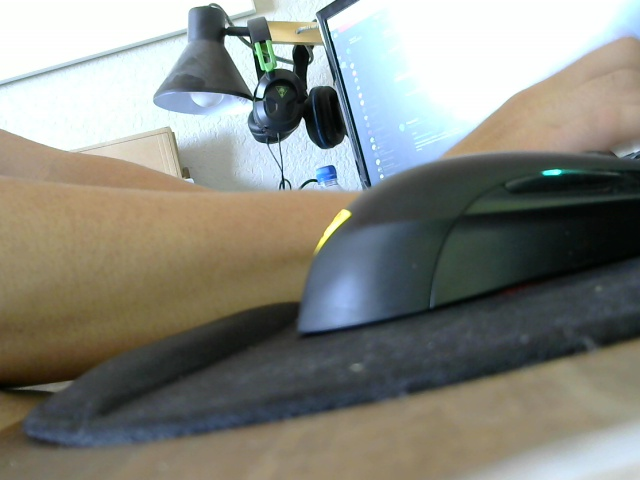
#> input picture feed.jpg, 640 x 480 px, given in place of the camera
$ python openWebcam.py
#> lines starting #> are read from the running program, lines starting #| are printed output that depends on the picture; after the words box and inside, x2 and y2 are one past the last pixel; in counts of white or black regions, pixels touching at a corner belong together
import numpy as np
import cv2
import RPi.GPIO as GPIO


def nothing(x):
    pass

GPIO.setmode(GPIO.BOARD)
GPIO.setup(16, GPIO.OUT)
GPIO.setup(8, GPIO.OUT)

cap = cv2.VideoCapture(1)

frame_width = 640
frame_height = 480
frame_center = 240
cap.set(3, frame_width)
cap.set(4, frame_height)


# Setting up Trackbars
cv2.namedWindow('Control Panel')  # makes a control panel
cv2.createTrackbar('Hue', 'Control Panel', 112, 180, nothing)  # default 0 205 255 69 8 12
cv2.createTrackbar('Sat', 'Control Panel', 114, 255, nothing)
cv2.createTrackbar('Val', 'Control Panel', 255, 255, nothing)
cv2.createTrackbar('Hrange', 'Control Panel', 67, 127, nothing)
cv2.createTrackbar('Srange', 'Control Panel', 51, 127, nothing)
cv2.createTrackbar('Vrange', 'Control Panel', 0, 127, nothing)

while (True):
    # Capture frame-by-frame
    ret, frame = cap.read()
#> frame is the input picture: shape (480, 640, 3); mean B, G, R 127.4, 135.1, 133.7

    # Converting frame to hsv
    hsv = cv2.cvtColor(frame, cv2.COLOR_BGR2HSV)
#> hsv: shape (480, 640, 3); mean H, S, V 59, 56.4, 144.6

    # Making the trackbars have actual value
    hue = cv2.getTrackbarPos('Hue', 'Control Panel')
    sat = cv2.getTrackbarPos('Sat', 'Control Panel')
    val = cv2.getTrackbarPos('Val', 'Control Panel')
    hrange = cv2.getTrackbarPos('Hrange', 'Control Panel')
    srange = cv2.getTrackbarPos('Srange', 'Control Panel')
    vrange = cv2.getTrackbarPos('Vrange', 'Control Panel')

    # Settting the pixels that have a certain value *cough*discrimination*cough*
    colorLower = (hue - hrange, sat - srange, val - vrange)
    colorUpper = (hue + hrange, sat + srange, val + vrange)

    # masking out the right pixels and finding countours
    mask = cv2.inRange(hsv, colorLower, colorUpper)
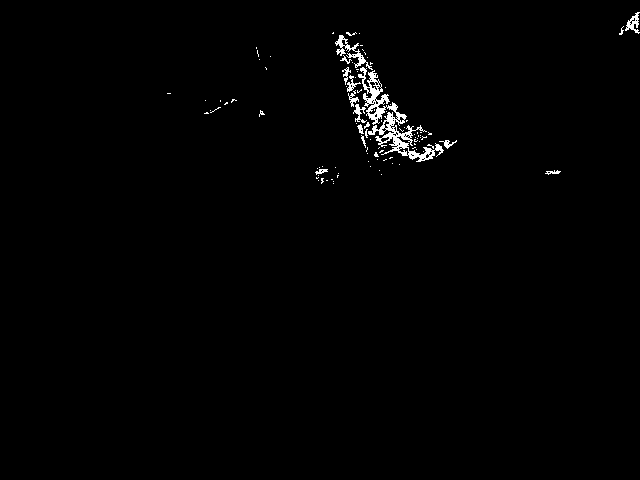
#> mask: shape (480, 640); 1% white in thin lines or dots, all inside (x1, y1, x2, y2) = (167, 12, 640, 184)
    cnts = cv2.findContours(mask.copy(), cv2.RETR_EXTERNAL, cv2.CHAIN_APPROX_SIMPLE)[-2]
#> cnts = 99 contours, 88 with area under 20; largest, box (x1, y1, x2, y2) and area: (358, 67, 444, 162) 1564, (335, 35, 373, 70) 229, (625, 12, 640, 34) 118, (353, 104, 367, 123) 59, (347, 75, 361, 92) 54

    # drawing the biggest contour if a group of pixels is detected
    if len(cnts) > 0:
        # c is the biggest contour array in the frame
        c = max(cnts, key=cv2.contourArea)
#> c = contour of 620 points, box (x1, y1, x2, y2) (358, 67, 444, 162), area 1564

        # calculating the radius and center of the biggest contour
        ((x, y), radius) = cv2.minEnclosingCircle(c)
#> x = 401; y = 110; radius = 58.69
        threshold = 0.1*frame_width
        cv2.circle(frame, (int(x), int(y)), int(radius), (255, 255, 255), 5, 2)
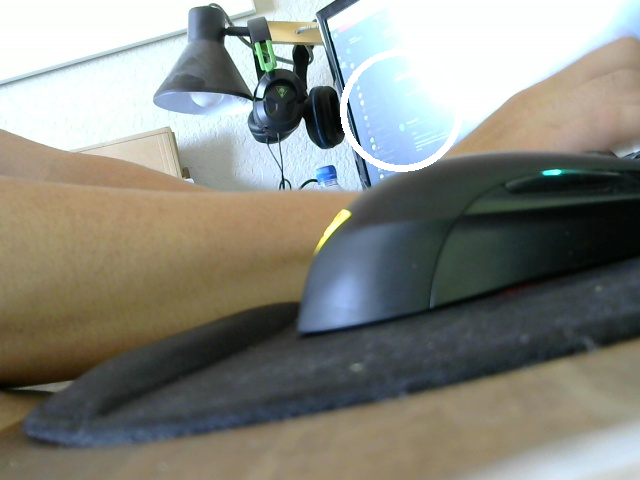
#> frame: shape (480, 640, 3); 0.81% of pixels changed, all inside (x1, y1, x2, y2) = (340, 49, 463, 172)
        # cv2.circle(mask, (int(x), int(y)), int(radius), color[, thickness[, lineType[, shift]]])
#> (the run stopped early here; a loop or call above may not have finished)
